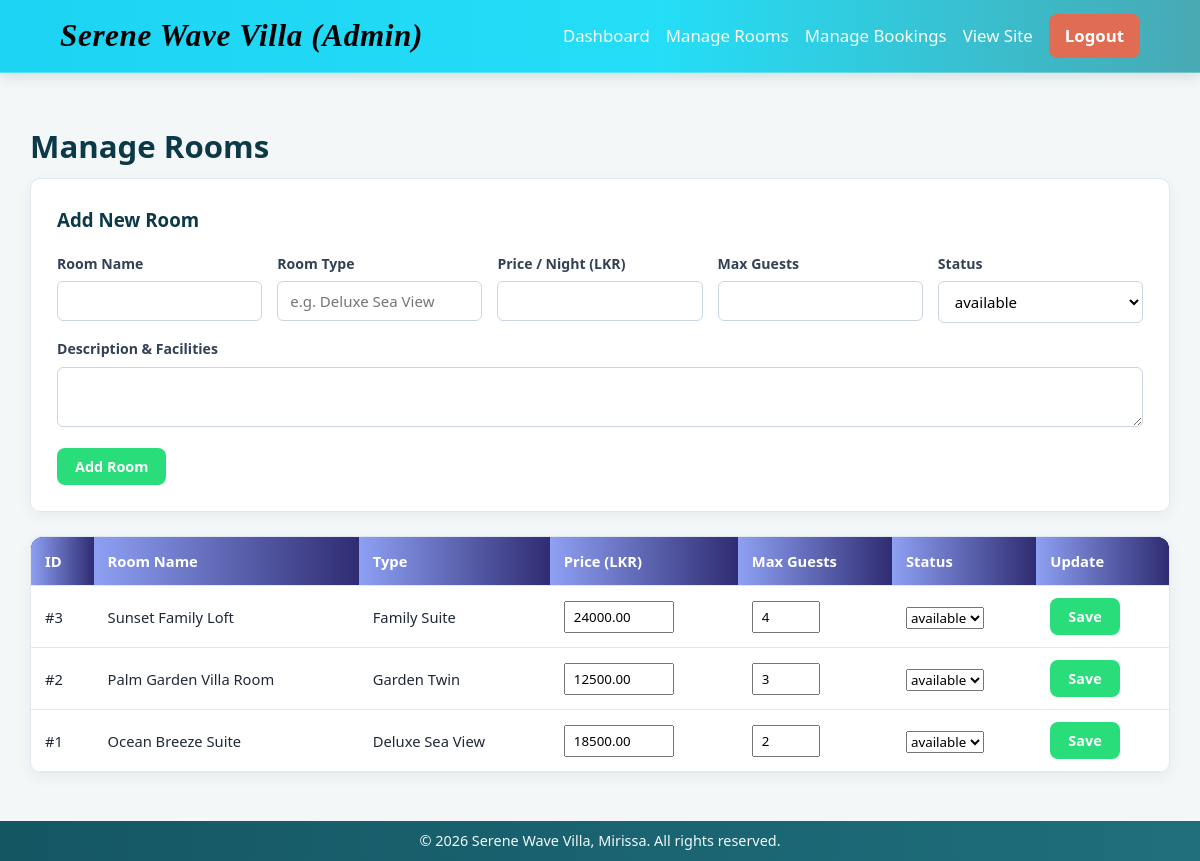
Page /manage_rooms.php (signed in) on the committed database.
### tables this page shows
CREATE TABLE rooms (
    room_id INT AUTO_INCREMENT PRIMARY KEY,
    room_name VARCHAR(100) NOT NULL,
    room_type VARCHAR(60) NOT NULL,
    description TEXT NOT NULL,
    price_per_night DECIMAL(10, 2) NOT NULL,
    max_guests INT NOT NULL,
    room_image VARCHAR(255) DEFAULT 'room1.jpg',
    room_status ENUM('available', 'inactive') NOT NULL DEFAULT 'available'
);

### manage_rooms.php (the view, shortened to what this page needs)
<?php
require_once '../config/db.php';
$rooms = $pdo->query("SELECT * FROM rooms ORDER BY room_id DESC")->fetchAll();
?>
<!DOCTYPE html>
<html lang="en">
<head>
    <link rel="stylesheet" href="../assets/css/style.css">
</head>
<body>
    <header class="navbar">
        <div class="container nav-flex">
            <a href="../index.php" class="logo">Serene Wave Villa (Admin)</a>
            <nav class="nav-links">
                <a href="dashboard.php">Dashboard</a>
                <a href="manage_rooms.php">Manage Rooms</a>
                <a href="manage_bookings.php">Manage Bookings</a>
                <a href="../index.php">View Site</a>
                <a href="../logout.php" class="btn-outline">Logout</a>
            </nav>
        </div>
    </header>
    <main class="section container">
        <h1>Manage Rooms</h1>
        <div class="search-box">
            <h3>Add New Room</h3>
            <form method="POST" action="manage_rooms.php">
                <div class="search-grid">
                    <div class="form-group">
                        <label for="room_name">Room Name</label>
                        <input type="text" id="room_name" name="room_name" required>
                    </div>
                    <div class="form-group">
                        <label for="room_type">Room Type</label>
                        <input type="text" id="room_type" name="room_type" placeholder="e.g. Deluxe Sea View" required>
                    </div>
                    <div class="form-group">
                        <label for="price_per_night">Price / Night (LKR)</label>
                        <input type="number" step="0.01" id="price_per_night" name="price_per_night" required>
                    </div>
                    <div class="form-group">
                        <label for="max_guests">Max Guests</label>
                        <input type="number" min="1" id="max_guests" name="max_guests" required>
                    </div>
                    <div class="form-group">
                        <label for="room_status">Status</label>
                        <select id="room_status" name="room_status">
                            <option value="available">available</option>
                        </select>
                    </div>
                </div>
                <div class="form-group">
                    <label for="description">Description & Facilities</label>
                    <textarea id="description" name="description" rows="2" required></textarea>
                </div>
                <button type="submit" class="btn-primary">Add Room</button>
            </form>
        </div>
        <div class="table-wrap">
            <table class="data-table">
                <thead>
                    <tr>
                        <th>ID</th>
                        <th>Room Name</th>
                        <th>Type</th>
                        <th>Price (LKR)</th>
                        <th>Max Guests</th>
                        <th>Status</th>
                        <th>Update</th>
                    </tr>
                </thead>
                <tbody>
                    <?php foreach ($rooms as $r): ?>
                        <tr>
                            <td>#<?= (int)$r['room_id'] ?></td>
                            <td><?= htmlspecialchars($r['room_name']) ?></td>
                            <td><?= htmlspecialchars($r['room_type']) ?></td>
                            <td>
                                <form method="POST" action="manage_rooms.php" class="inline-form">
                                    <input type="number" step="0.01" name="price_per_night" value="<?= htmlspecialchars($r['price_per_night']) ?>" class="small-input">
                            </td>
                            <td>
                                    <input type="number" min="1" name="max_guests" value="<?= (int)$r['max_guests'] ?>" class="tiny-input">
                            </td>
                            <td>
                                    <select name="room_status">
                                        <option value="available" <?= $r['room_status'] === 'available' ? 'selected' : '' ?>>available</option>
                                    </select>
                            </td>
                            <td>
                                    <button type="submit" class="btn-primary">Save</button>
                            </td>
                        </tr>
                    <?php endforeach; ?>
                </tbody>
            </table>
        </div>
    </main>
    <footer class="footer">
        <div class="container">
            <p>&copy; 2026 Serene Wave Villa, Mirissa. All rights reserved.</p>
        </div>
    </footer>
</body>
</html>

### rows in the picture
rooms: room_id "3", room_name "Sunset Family Loft", room_type "Family Suite", price_per_night "24000.00", max_guests "4", room_status "available"
rooms: room_id "2", room_name "Palm Garden Villa Room", room_type "Garden Twin", price_per_night "12500.00", max_guests "3", room_status "available"
rooms: room_id "1", room_name "Ocean Breeze Suite", room_type "Deluxe Sea View", price_per_night "18500.00", max_guests "2", room_status "available"
